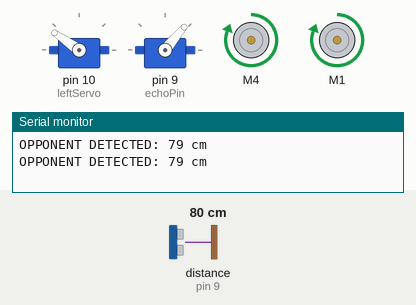
Recording of a sketch running on a simulated Arduino Uno, built with avr-gcc and run on an emulated ATmega328P. On the bench: 2 × servo, 2 × DC motor (green arrow = forward, orange = backward, longer = faster), the last lines printed to the serial monitor. Wiring (inferred from the names in the program): ultrasonic range finder: trigger pin 8; echo pin 9. The inputs (shaded band) are chosen by the test bench; at power-on: distance to the obstacle (sensor on pin 9) 80 cm. The echo pulse lasts 58.3 µs per cm.

Above: at 4.2 s.
4.3 s: distance to the obstacle (sensor on pin 9) set to 85 cm
At 5.1 s:
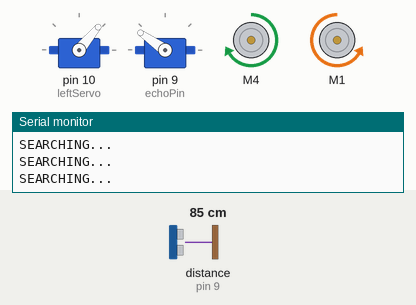
5.9 s: distance to the obstacle (sensor on pin 9) set to 2 cm
At 6.9 s:
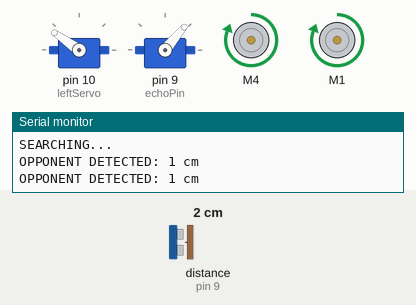
7.5 s: distance to the obstacle (sensor on pin 9) set to 120 cm
At 8.9 s:
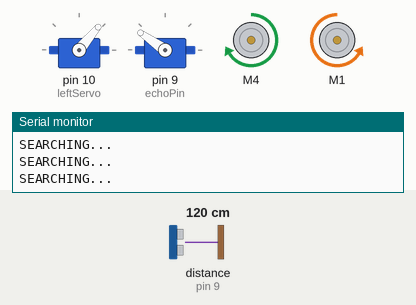
Timing chart, 0 to 10.5 s (numbered marks = the images above; inputs shaded):
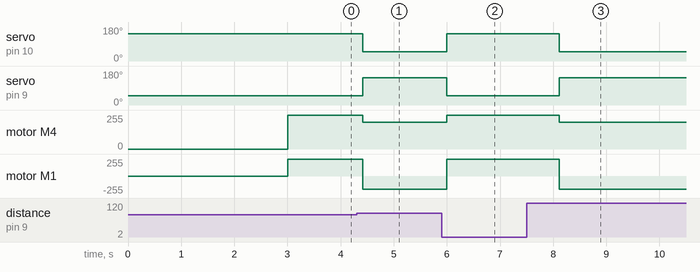

The sketch:

minisumosidematador.ino
```cpp
#include <Wire.h>
#include <Adafruit_MotorShield.h>
#include "utility/Adafruit_MS_PWMServoDriver.h"
#include <Servo.h>

Adafruit_MotorShield AFMS = Adafruit_MotorShield();
Adafruit_DCMotor *leftMotor = AFMS.getMotor(4);
Adafruit_DCMotor *rightMotor = AFMS.getMotor(1);

#define position1 145  // Flag idle position
#define position2 50   // Flag raised/action position
Servo leftServo;
Servo rightServo;

#define echoPin       9
#define trigPin       8

#define moveSpeed 255
#define spinSpeed 200
#define factor    0.5
#define distractionDelay 600
#define maximumRange 80

long duration, distance;

void setup()
{
  Serial.begin(9600);
  AFMS.begin();

  pinMode(trigPin, OUTPUT);
  pinMode(echoPin, INPUT);

  leftServo.attach(10);
  rightServo.attach(9);
  leftServo.write(position1);
  rightServo.write(position2);

  leftMotor->run(RELEASE);
  rightMotor->run(RELEASE);
  delay(3000);
}

void loop()
{
  // Trigger ultrasonic pulse
  digitalWrite(trigPin, LOW); delayMicroseconds(2);
  digitalWrite(trigPin, HIGH); delayMicroseconds(10);
  digitalWrite(trigPin, LOW);
  duration = pulseIn(echoPin, HIGH);
  distance = duration / 58.2;

  if (distance > 0 && distance <= maximumRange)
  {
    Serial.println("OPPONENT DETECTED: " + String(distance) + " cm");

    leftServo.write(position1);
    rightServo.write(position2);
    leftMotor->setSpeed(moveSpeed);
    rightMotor->setSpeed(moveSpeed);
    leftMotor->run(FORWARD);
    rightMotor->run(FORWARD);
    delay(distractionDelay);
  }
  else
  {
    Serial.println("SEARCHING...");

    leftServo.write(position2);
    rightServo.write(position1);
    leftMotor->setSpeed(spinSpeed);
    rightMotor->setSpeed(spinSpeed);
    leftMotor->run(FORWARD);
    rightMotor->run(BACKWARD);
  }

  delay(100);
}
```

Measured:
- the behaviour switches between 81 and 82 cm on distance to the obstacle (sensor on pin 9) (found by bisection; images 0 and 1)
- after the input at 4.3 s, servo on pin 10 (leftServo): 145° → 50° after 0.12 s; servo on pin 9 (echoPin): 50° → 145° after 0.12 s; motor M4: forward 255/255 → forward 200/255 after 0.12 s; motor M1: forward 255/255 → backward 200/255 after 0.12 s
- after the input at 5.9 s, servo on pin 10 (leftServo): 50° → 145° after 0.10 s; servo on pin 9 (echoPin): 145° → 50° after 0.10 s; motor M4: forward 200/255 → forward 255/255 after 0.10 s; motor M1: backward 200/255 → forward 255/255 after 0.10 s
- after the input at 7.5 s, servo on pin 10 (leftServo): 145° → 50° after 0.61 s; servo on pin 9 (echoPin): 50° → 145° after 0.61 s; motor M4: forward 255/255 → forward 200/255 after 0.61 s; motor M1: forward 255/255 → backward 200/255 after 0.61 s
